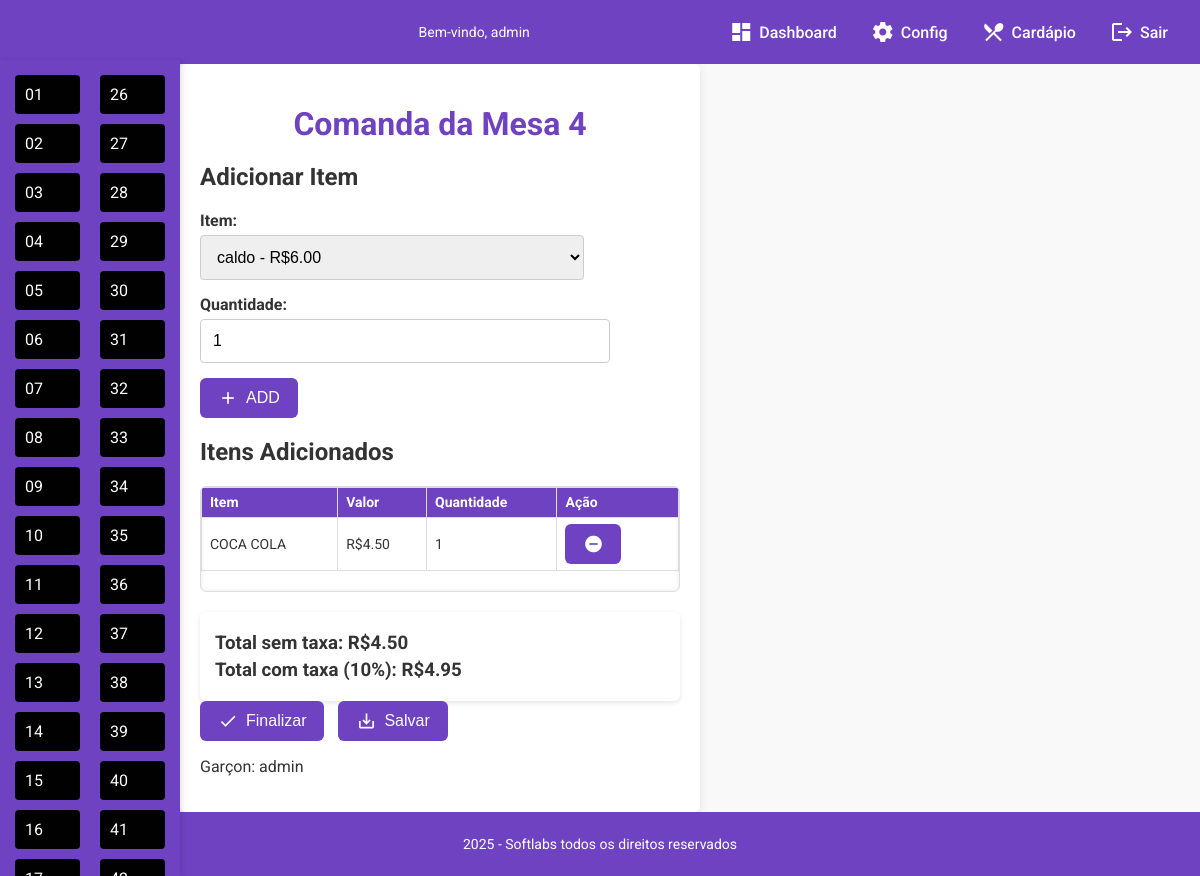
The app's page /espettocarioca/mesa4 (signed in) with its own data.
### tables this page shows
CREATE TABLE mesa04 (
        id INTEGER PRIMARY KEY AUTOINCREMENT,
        item_nome TEXT NOT NULL,
        valor_de_entrada REAL NOT NULL,
        quantidade INTEGER NOT NULL
    );

### app.py (the view, shortened to what this page needs)
@app.route('/espettocarioca/mesa<int:mesa_numero>', methods=['GET', 'POST'])
@login_required
def espettocarioca_mesa(mesa_numero):
    username = obter_usuario_logado()
    nome_tabela = f"mesa{mesa_numero:02d}"
    with sqlite3.connect('databases/user_databases/espetocarioca.db') as conn:
        cursor = conn.cursor()
        cursor.execute("SELECT nome, valor_de_entrada FROM cardapio")
        cardapio_itens = cursor.fetchall()
        cursor.execute(f"SELECT item_nome, valor_de_entrada, quantidade FROM {nome_tabela}")
        itens_adicionados = cursor.fetchall()
        total = sum((item[1] or 0) * (item[2] or 0) for item in itens_adicionados)
        total_com_taxa = round(total * 1.10, 2)
    return render_template(
        'espetocarioca/mesa.html',
        cardapio_itens=cardapio_itens,
        itens_adicionados=itens_adicionados,
        total=total,
        total_com_taxa=total_com_taxa,
        username=username,
        mesa_numero=mesa_numero
    )

### app.py (called while the page is built)
def login_required(f):
    from functools import wraps
    @wraps(f)
    def decorated_function(*args, **kwargs):
        if 'username' not in session:
            return redirect(url_for('login'))
        return f(*args, **kwargs)
    return decorated_function

def obter_usuario_logado():
    return session.get('username', 'Administrador')

@app.context_processor
def inject_numero_de_mesas():
    conn = sqlite3.connect('databases/user_databases/espetocarioca.db')
    cursor = conn.cursor()
    cursor.execute("SELECT valor FROM configuracoes WHERE chave = 'numero_de_mesas'")
    result = cursor.fetchone()
    conn.close()
    numero_de_mesas = int(result[0]) if result else 0
    return dict(numero_de_mesas=numero_de_mesas)

def get_numero_de_mesas():
    conn = sqlite3.connect('databases/user_databases/espetocarioca.db')
    cursor = conn.cursor()
    cursor.execute("SELECT valor FROM configuracoes WHERE chave = 'numero_de_mesas'")
    result = cursor.fetchone()
    conn.close()
    return int(result[0]) if result else 0

def jinja_min(a, b):
    return min(a, b)

### templates/espetocarioca/mesa.html (shortened to what this page needs)
{% extends "espetocarioca/base.html" %}
{% block content %}
<!DOCTYPE html>
<html lang="pt-br">
<head>
</head>
<body>
  <h1>Comanda da Mesa {{ mesa_numero }}</h1>
  <h2>Adicionar Item</h2>
  <form method="POST">
    <label for="item_nome">Item:</label>
    <select name="item_nome" required>
      {% for item in cardapio_itens %}
      <option value="{{ item[0] }}">{{ item[0] }} - R${{ '%.2f'|format(item[1]) }}</option>
      {% endfor %}
    </select>
    <label for="quantidade">Quantidade:</label>
    <input type="number" name="quantidade" value="1" min="1" required />
<button type="submit" name="finalizar_comanda" class="btn-google-style">
  <span class="material-icons">add</span> ADD
</button>
  </form>
<h2>Itens Adicionados</h2>
<div class="itens-adicionados-scroll">
  <table>
    <tr>
      <th>Item</th>
      <th>Valor</th>
      <th>Quantidade</th>
      <th>Ação</th>
    </tr>
  {% for item in itens_adicionados %}
  <tr>
    <td>{{ item[0] }}</td>
    <td>R${{ '%.2f'|format(item[1]) }}</td>
    <td>{{ item[2] }}</td>
    <td>
<form method="POST" style="display:inline;" onsubmit="return confirm('Tem certeza que deseja remover este item? Esta ação não poderá ser desfeita.');">
  <button type="submit" title="Remover item">
    <span class="material-icons">remove_circle</span>
  </button>
</form>
    </td>
  </tr>
  {% endfor %}
  </table>
</div>
  <div class="totais">
    <h3>Total sem taxa: R${{ '%.2f'|format(total) }}</h3>
    <h3>Total com taxa (10%): R${{ '%.2f'|format(total_com_taxa) }}</h3>
  </div>
<form method="POST">
  <button type="submit" name="finalizar_comanda" onclick="return confirm('Tem certeza que deseja finalizar a comanda? Esta ação não poderá ser desfeita.');">
    <span class="material-icons">done</span> Finalizar
  </button>
  <button type="submit" name="salvar_pdf">
    <span class="material-icons">save_alt</span> Salvar
  </button>
</form>
  <p>Garçon: {{ username }}</p>
</body>
</html>
{% endblock %}

### templates/espetocarioca/base.html (style rules this page uses)
html, body { height: 100%; margin: 0; }
body { font-family: 'Roboto', Arial, sans-serif; display: flex; flex-direction: column; min-height: 100vh; background-color: #f4f4f4; overflow-x: hidden; }
.material-icons { font-size: 20px; }

### templates/espetocarioca/mesa.html (style rules this page uses)
html, body { margin: 0; padding: 0; font-family: 'Roboto', Arial, sans-serif; background-color: #f9f9f9; color: #333; }
h1 { color: #6f42c1; margin-bottom: 20px; text-align: center; }
form label { display: block; margin-bottom: 5px; font-weight: bold; }
form select, form input[type="number"], form input[type="text"] { width: 80%; padding: 12px; margin-bottom: 15px; border: 1px solid #ccc; border-radius: 4px; font-size: 16px; }
table { width: 100%; border-collapse: collapse; margin-bottom: 20px; font-size: 14px; }
table th, table td { border: 1px solid #ddd; padding: 6px 8px; text-align: left; line-height: 1.2; }
table th { background-color: #6f42c1; color: white; }
.totais { margin-top: 20px; background: #fff; padding: 15px; border-radius: 6px; box-shadow: 0 2px 5px rgba(0,0,0,0.1); }
.totais h3 { margin: 5px 0; color: #333; }
form button { background-color: #6f42c1; color: white; border: none; padding: 10px 18px; margin-right: 10px; border-radius: 6px; font-size: 16px; cursor: pointer; display: inline-flex; align-items: center; gap: 8px; transition: background-color 0.3s ease; font-weight: 500; }
form button .material-icons { font-size: 20px; line-height: 1; }
.itens-adicionados-scroll { max-height: 300px; overflow-y: auto; border: 1px solid #ddd; border-radius: 6px; box-shadow: inset 0 0 5px rgba(0,0,0,0.1); margin-bottom: 20px; }

### records on screen
mesa04: item_nome "COCA COLA", valor_de_entrada "4.50", quantidade "1"

### other values on screen
{{ username }} "admin"
{{ "%02d"|format(n) }} "01" "02" "03" "04" "05" "06" "07" "08" "09" "10" "11" "12" "13" "14" "15" "16" "26" "27" "28" "29" "30" "31" "32" "33" "34" "35" "36" "37" "38" "39" "40" "41"
{{ mesa_numero }} "4"
{{ '%.2f'|format(total) }} "4.50"
{{ '%.2f'|format(total_com_taxa) }} "4.95"
form field item_nome "caldo - R$6.00"
